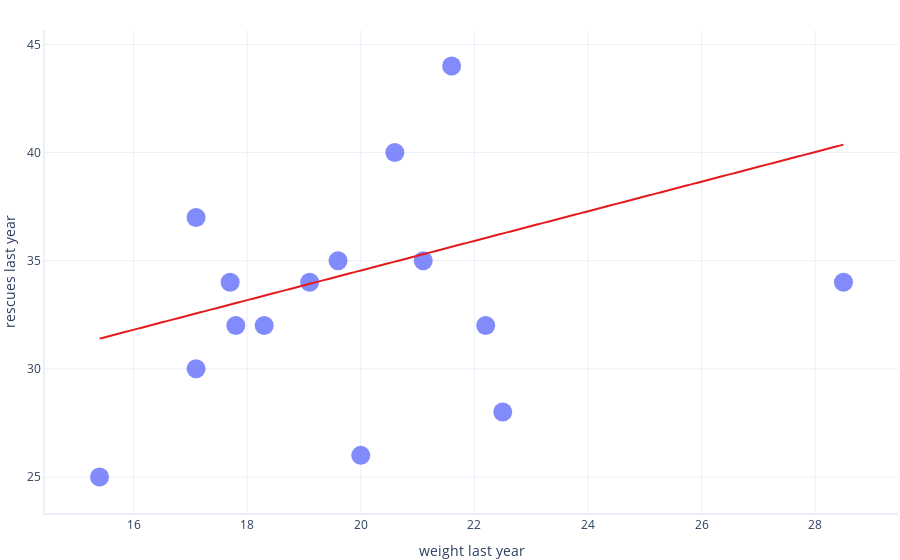

Notebook cell for this chart:
### Code cell
# lets loook at the model on test set
graphing.scatter_2D(test, "weight_last_year", "rescues_last_year", trendline = lambda x: model.params[1] * x + model.params[0])
